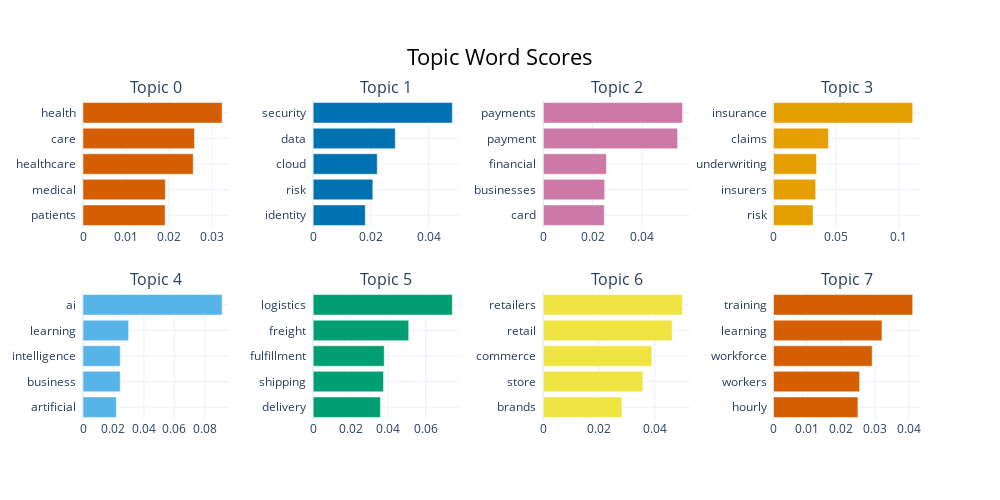

The cell this chart's notebook holds for it:
### Code cell
model.visualize_barchart()

### Figure 1 — Plotly figure (JSON) as saved in the notebook; plotly's stock layout.template omitted (floating-point values rounded to 4 significant figures)
{"data": [{"marker": {"color": "#D55E00"}, "orientation": "h", "type": "bar", "x": [0.0191, 0.01915, 0.02565, 0.02593, 0.03237], "xaxis": "x", "y": ["patients  ", "medical  ", "healthcare  ", "care  ", "health  "], "yaxis": "y"}, {"marker": {"color": "#0072B2"}, "orientation": "h", "type": "bar", "x": [0.01805, 0.02066, 0.02219, 0.02845, 0.04821], "xaxis": "x2", "y": ["identity  ", "risk  ", "cloud  ", "data  ", "security  "], "yaxis": "y2"}, {"marker": {"color": "#CC79A7"}, "orientation": "h", "type": "bar", "x": [0.02468, 0.02485, 0.02558, 0.05442, 0.0564], "xaxis": "x3", "y": ["card  ", "businesses  ", "financial  ", "payment  ", "payments  "], "yaxis": "y3"}, {"marker": {"color": "#E69F00"}, "orientation": "h", "type": "bar", "x": [0.03158, 0.03366, 0.03433, 0.04379, 0.111], "xaxis": "x4", "y": ["risk  ", "insurers  ", "underwriting  ", "claims  ", "insurance  "], "yaxis": "y4"}, {"marker": {"color": "#56B4E9"}, "orientation": "h", "type": "bar", "x": [0.02189, 0.02442, 0.02449, 0.02996, 0.0914], "xaxis": "x5", "y": ["artificial  ", "business  ", "intelligence  ", "learning  ", "ai  "], "yaxis": "y5"}, {"marker": {"color": "#009E73"}, "orientation": "h", "type": "bar", "x": [0.03583, 0.03747, 0.03788, 0.05093, 0.07418], "xaxis": "x6", "y": ["delivery  ", "shipping  ", "fulfillment  ", "freight  ", "logistics  "], "yaxis": "y6"}, {"marker": {"color": "#F0E442"}, "orientation": "h", "type": "bar", "x": [0.02818, 0.0357, 0.03888, 0.04618, 0.04989], "xaxis": "x7", "y": ["brands  ", "store  ", "commerce  ", "retail  ", "retailers  "], "yaxis": "y7"}, {"marker": {"color": "#D55E00"}, "orientation": "h", "type": "bar", "x": [0.02496, 0.02546, 0.02918, 0.03207, 0.04115], "xaxis": "x8", "y": ["hourly  ", "workers  ", "workforce  ", "learning  ", "training  "], "yaxis": "y8"}], "layout": {"annotations": [{"font": {"size": 16}, "showarrow": false, "text": "Topic 0", "x": 0.0875, "xanchor": "center", "xref": "paper", "y": 1, "yanchor": "bottom", "yref": "paper"}, {"font": {"size": 16}, "showarrow": false, "text": "Topic 1", "x": 0.3625, "xanchor": "center", "xref": "paper", "y": 1, "yanchor": "bottom", "yref": "paper"}, {"font": {"size": 16}, "showarrow": false, "text": "Topic 2", "x": 0.6375, "xanchor": "center", "xref": "paper", "y": 1, "yanchor": "bottom", "yref": "paper"}, {"font": {"size": 16}, "showarrow": false, "text": "Topic 3", "x": 0.9125, "xanchor": "center", "xref": "paper", "y": 1, "yanchor": "bottom", "yref": "paper"}, {"font": {"size": 16}, "showarrow": false, "text": "Topic 4", "x": 0.0875, "xanchor": "center", "xref": "paper", "y": 0.4, "yanchor": "bottom", "yref": "paper"}, {"font": {"size": 16}, "showarrow": false, "text": "Topic 5", "x": 0.3625, "xanchor": "center", "xref": "paper", "y": 0.4, "yanchor": "bottom", "yref": "paper"}, {"font": {"size": 16}, "showarrow": false, "text": "Topic 6", "x": 0.6375, "xanchor": "center", "xref": "paper", "y": 0.4, "yanchor": "bottom", "yref": "paper"}, {"font": {"size": 16}, "showarrow": false, "text": "Topic 7", "x": 0.9125, "xanchor": "center", "xref": "paper", "y": 0.4, "yanchor": "bottom", "yref": "paper"}], "height": 500, "hoverlabel": {"bgcolor": "white", "font": {"family": "Rockwell", "size": 16}}, "showlegend": false, "title": {"font": {"color": "Black", "size": 22}, "text": "Topic Word Scores", "x": 0.5, "xanchor": "center", "yanchor": "top"}, "width": 1000, "xaxis": {"anchor": "y", "domain": [0, 0.175], "showgrid": true}, "xaxis2": {"anchor": "y2", "domain": [0.275, 0.45], "showgrid": true}, "xaxis3": {"anchor": "y3", "domain": [0.55, 0.725], "showgrid": true}, "xaxis4": {"anchor": "y4", "domain": [0.825, 1], "showgrid": true}, "xaxis5": {"anchor": "y5", "domain": [0, 0.175], "showgrid": true}, "xaxis6": {"anchor": "y6", "domain": [0.275, 0.45], "showgrid": true}, "xaxis7": {"anchor": "y7", "domain": [0.55, 0.725], "showgrid": true}, "xaxis8": {"anchor": "y8", "domain": [0.825, 1], "showgrid": true}, "yaxis": {"anchor": "x", "domain": [0.6, 1], "showgrid": true}, "yaxis2": {"anchor": "x2", "domain": [0.6, 1], "showgrid": true}, "yaxis3": {"anchor": "x3", "domain": [0.6, 1], "showgrid": true}, "yaxis4": {"anchor": "x4", "domain": [0.6, 1], "showgrid": true}, "yaxis5": {"anchor": "x5", "domain": [0, 0.4], "showgrid": true}, "yaxis6": {"anchor": "x6", "domain": [0, 0.4], "showgrid": true}, "yaxis7": {"anchor": "x7", "domain": [0, 0.4], "showgrid": true}, "yaxis8": {"anchor": "x8", "domain": [0, 0.4], "showgrid": true}}}
